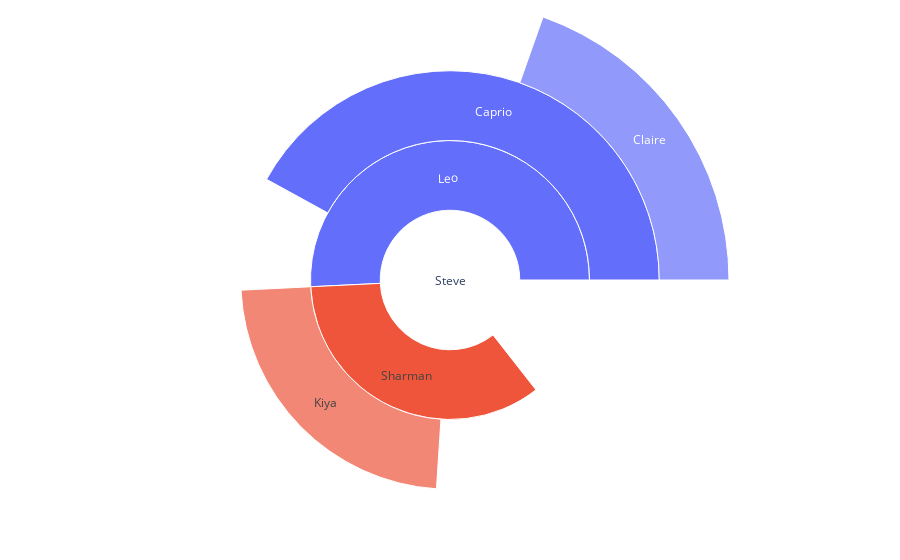

Notebook cell for this chart:
### Code cell
# Dati
stud = ['Leo', 'Steve', 'Claire', 'Caprio', 'Sharman', 'Kiya']
teacher = ['Steve', "", 'Caprio', 'Leo', 'Steve', 'Sharman']
marks = [34, 56, 76, 87, 45, 90]

# Sunburst chart
fig = go.Figure(go.Sunburst(
    labels=stud,
    parents=teacher,
    values=marks
))

fig.update_layout(margin=dict(t=1, l=1, r=1, b=1))
fig.show()

### Figure 1 — Plotly figure (JSON) as saved in the notebook; plotly's stock layout.template omitted (floating-point values rounded to 4 significant figures)
{"data": [{"labels": ["Leo", "Steve", "Claire", "Caprio", "Sharman", "Kiya"], "parents": ["Steve", "", "Caprio", "Leo", "Steve", "Sharman"], "type": "sunburst", "values": [34, 56, 76, 87, 45, 90]}], "layout": {"margin": {"b": 1, "l": 1, "r": 1, "t": 1}}}
